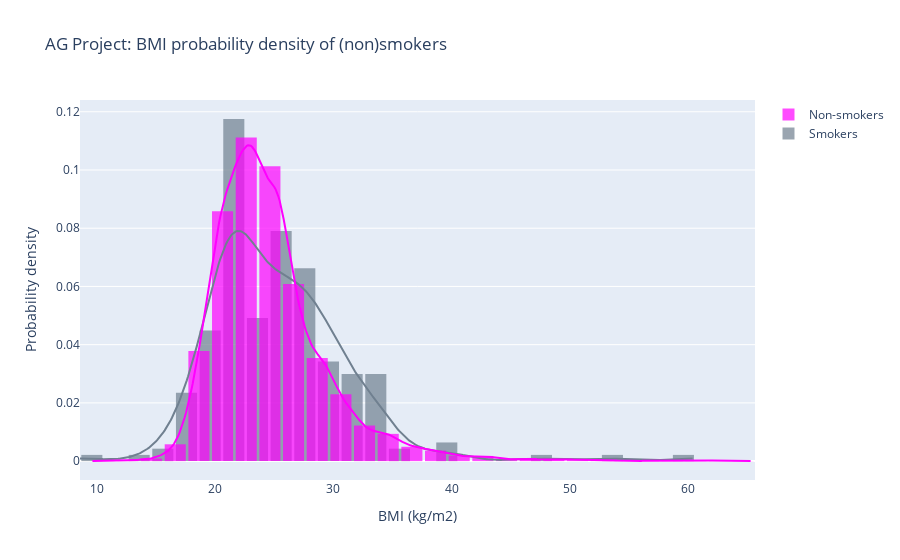

The notebook cell saved with this chart:
### Code cell
### BMI

hist_data = [smokers["bmi_corrected"], non_smokers["bmi_corrected"]]

group_labels = ['Smokers', 'Non-smokers']

colors = ['slategray', 'magenta']

fig = ff.create_distplot(hist_data, group_labels, bin_size=2, show_rug=False,
                         histnorm="probability density", colors=colors)


fig.update_layout(
    title_text='AG Project: BMI probability density of (non)smokers', # title of plot
    xaxis_title_text="BMI (kg/m2)", # xaxis label
    yaxis_title_text='Probability density', # yaxis label
    bargap=0.1, # gap between bars of adjacent location coordinates
    bargroupgap=0.01 # gap between bars of the same location coordinates
)
fig.show()
fig.write_image("plots/AG_bmi.png")

### Figure 1 — Plotly figure (JSON) as saved in the notebook; plotly's stock layout.template omitted (floating-point values rounded to 4 significant figures; data arrays with more than 128 entries replaced by an {"elided": "..."} marker saying what was removed)
{"data": [{"histnorm": "probability density", "legendgroup": "Smokers", "marker": {"color": "slategray"}, "name": "Smokers", "opacity": 0.7, "type": "histogram", "x": {"elided": "234 float values"}, "xaxis": "x", "xbins": {"end": 60.46, "size": 2, "start": 8.58}, "yaxis": "y"}, {"histnorm": "probability density", "legendgroup": "Non-smokers", "marker": {"color": "magenta"}, "name": "Non-smokers", "opacity": 0.7, "type": "histogram", "x": {"elided": "11855 float values"}, "xaxis": "x", "xbins": {"end": 65.37, "size": 2, "start": 9.63}, "yaxis": "y"}, {"legendgroup": "Smokers", "marker": {"color": "slategray"}, "mode": "lines", "name": "Smokers", "showlegend": false, "type": "scatter", "x": {"elided": "500 float values"}, "xaxis": "x", "y": {"elided": "500 float values"}, "yaxis": "y"}, {"legendgroup": "Non-smokers", "marker": {"color": "magenta"}, "mode": "lines", "name": "Non-smokers", "showlegend": false, "type": "scatter", "x": {"elided": "500 float values"}, "xaxis": "x", "y": {"elided": "500 float values"}, "yaxis": "y"}], "layout": {"autosize": true, "bargap": 0.1, "bargroupgap": 0.01, "barmode": "overlay", "hovermode": "closest", "legend": {"traceorder": "reversed"}, "title": {"text": "AG Project: BMI probability density of (non)smokers"}, "xaxis": {"anchor": "y2", "autorange": true, "domain": [0, 1], "range": [8.58, 65.63], "title": {"text": "BMI (kg/m2)"}, "type": "linear", "zeroline": false}, "yaxis": {"anchor": "free", "autorange": true, "domain": [0, 1], "position": 0, "range": [-0.006487, 0.124], "title": {"text": "Probability density"}, "type": "linear"}}}
